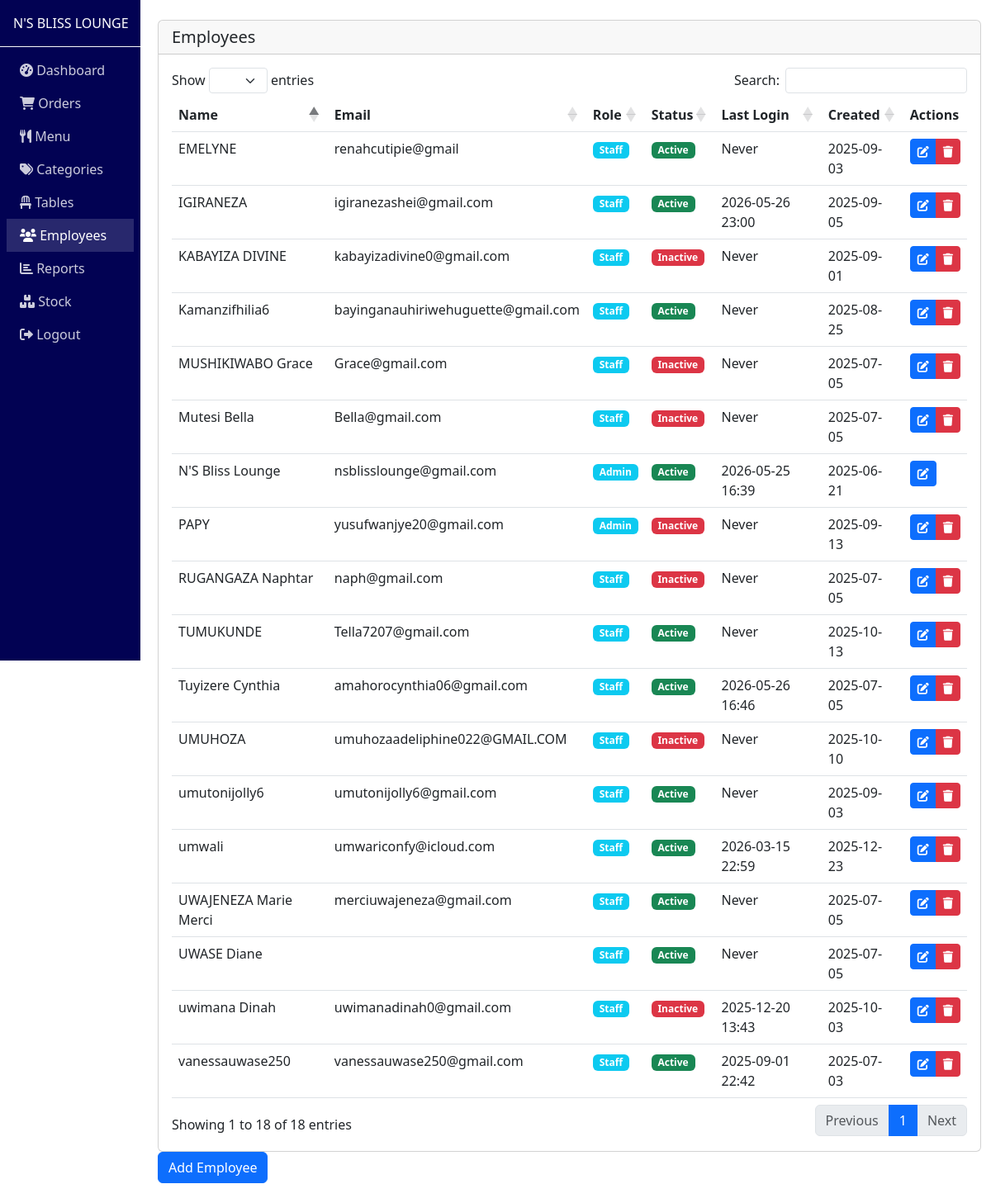
Page /admin/employees.php (signed in) on the committed database.
### tables this page shows
CREATE TABLE `employees` (
  `id` int(11) NOT NULL,
  `name` varchar(100) NOT NULL,
  `email` varchar(100) DEFAULT NULL,
  `password` varchar(255) NOT NULL,
  `role` enum('admin','staff','kitchen') NOT NULL,
  `is_active` tinyint(1) DEFAULT 1,
  `last_login` timestamp NULL DEFAULT NULL,
  `created_at` timestamp NOT NULL DEFAULT current_timestamp(),
  `updated_at` timestamp NOT NULL DEFAULT current_timestamp() ON UPDATE current_timestamp(),
  `reset_token` varchar(64) DEFAULT NULL,
  `reset_token_expiry` datetime DEFAULT NULL
);

### includes/Database.php (called while the page is built, shortened)
<?php
class Database {
    private static $instance = null;
    private $pdo;
    private function __construct() {
        require_once __DIR__ . '/../config/database.php';
        $this->pdo = $pdo;
    }
    public static function getInstance() {
        if (self::$instance === null) {
            self::$instance = new self();
        }
        return self::$instance;
    }
    public function query($sql, $params = []) {
        $stmt = $this->pdo->prepare($sql);
        $stmt->execute($params);
        return $stmt;
    }
    public function fetchAll($sql, $params = []) {
        return $this->query($sql, $params)->fetchAll();
    }
}
?>

### config/config.php (called while the page is built, shortened)
<?php
function h($string) {
    return htmlspecialchars($string, ENT_QUOTES, 'UTF-8');
}
?>

### admin/employees.php (the view, shortened to what this page needs)
<?php
require_once '../config/config.php';
require_once '../includes/Database.php';
$currentPage = 'employees';
$db = Database::getInstance();
$roles = ['admin' => 'Admin', 'staff' => 'Staff'];
$employees = $db->fetchAll("
    SELECT
        id, name, email, role, is_active,
        DATE_FORMAT(last_login, '%Y-%m-%d %H:%i') as last_login,
        DATE_FORMAT(created_at, '%Y-%m-%d') as created_at
    FROM employees
    ORDER BY name
");
include 'header.php';
?>
<div class="container-fluid py-4">
    <div class="card">
        <div class="card-header">
            <h5 class="card-title mb-0">Employees</h5>
        </div>
        <div class="card-body">            <div class="table-responsive">
                <table id="employeesTable" class="table table-hover">
                    <thead>
                        <tr>
                            <th>Name</th>
                            <th>Email</th>
                            <th>Role</th>
                            <th>Status</th>
                            <th>Last Login</th>
                            <th>Created</th>
                            <th>Actions</th>
                        </tr>
                    </thead>
                    <tbody>
                        <?php foreach ($employees as $employee): ?>
                            <tr>
                                <td><?= h($employee['name']) ?></td>
                                <td><?= h($employee['email']) ?></td>
                                <td><span class="badge bg-info"><?= h($roles[$employee['role']]) ?></span></td>
                                <td>
                                    <?php if ($employee['is_active']): ?>
                                        <span class="badge bg-success">Active</span>
                                    <?php else: ?>
                                        <span class="badge bg-danger">Inactive</span>
                                    <?php endif; ?>
                                </td>
                                <td><?= h($employee['last_login'] ?? 'Never') ?></td>
                                <td><?= h($employee['created_at']) ?></td>
                                <td>
                                    <div class="btn-group btn-group-sm">
                                        <button type="button" class="btn btn-primary edit-employee"
                                                data-id="<?= $employee['id'] ?>"
                                                data-name="<?= h($employee['name']) ?>"
                                                data-email="<?= h($employee['email']) ?>"
                                                data-role="<?= h($employee['role']) ?>"
                                                data-is-active="<?= $employee['is_active'] ?>">
                                            <i class="fas fa-edit"></i>
                                        </button>
                                        <?php if ($employee['id'] != $_SESSION['admin_id']): ?>
                                            <button type="button" class="btn btn-danger delete-employee"
                                                    data-id="<?= $employee['id'] ?>"
                                                    data-name="<?= h($employee['name']) ?>">
                                                <i class="fas fa-trash"></i>
                                            </button>
                                        <?php endif; ?>
                                    </div>
                                </td>
                            </tr>
                        <?php endforeach; ?>
                    </tbody>
                </table>
            </div>
        </div>
    </div>
    <button type="button" class="btn btn-primary" data-bs-toggle="modal" data-bs-target="#addEmployeeModal">
        Add Employee
    </button>
</div>
<?php include 'footer.php'; ?>

### admin/header.php (shortened to what this page needs)
<!DOCTYPE html>
<html lang="en">
<head>
    <link href="https://cdn.jsdelivr.net/npm/bootstrap@5.3.0/dist/css/bootstrap.min.css" rel="stylesheet">
    <link href="<?= BASE_URL ?>/assets/css/admin.css" rel="stylesheet">
    <link href="https://cdnjs.cloudflare.com/ajax/libs/font-awesome/6.0.0/css/all.min.css" rel="stylesheet">
    <link href="https://cdn.datatables.net/1.11.5/css/dataTables.bootstrap5.min.css" rel="stylesheet">
    <link href="https://cdn.jsdelivr.net/npm/select2@4.1.0-rc.0/dist/css/select2.min.css" rel="stylesheet">
</head>
<body>    <div class="d-flex">
        <div class="position-fixed vh-100" style="width: 170px; background-color:rgb(2, 2, 83);">
            <div class="p-3 border-bottom border-light">
                <span class="navbar-brand text-white fs-6">N'S BLISS LOUNGE</span>
            </div>
            <div class="nav flex-column p-2">
                <a href="dashboard.php" class="nav-link text-white <?= $currentPage === 'dashboard' ? 'active bg-secondary-light' : '' ?>">
                <i class="fas fa-tachometer-alt"></i> Dashboard
            </a>
            <a href="orders.php" class="nav-link <?= $currentPage === 'orders' ? 'active' : '' ?>">
                <i class="fas fa-shopping-cart"></i> Orders
            </a>
            <a href="menu.php" class="nav-link <?= $currentPage === 'menu' ? 'active' : '' ?>">
                <i class="fas fa-utensils"></i> Menu
            </a>
            <a href="categories.php" class="nav-link <?= $currentPage === 'categories' ? 'active' : '' ?>">
                <i class="fas fa-tags"></i> Categories
            </a>
            <a href="tables.php" class="nav-link <?= $currentPage === 'tables' ? 'active' : '' ?>">
                <i class="fas fa-chair"></i> Tables
            </a>
            <?php if ($_SESSION['admin_role'] === 'admin'): ?>
            <a href="employees.php" class="nav-link <?= $currentPage === 'employees' ? 'active' : '' ?>">
                <i class="fas fa-users"></i> Employees
            </a>
            <?php endif; ?>
            <a href="reports.php" class="nav-link <?= $currentPage === 'reports' ? 'active' : '' ?>">
                <i class="fas fa-chart-bar"></i> Reports
            </a>
            <?php if ($_SESSION['admin_role'] === 'admin'): ?>
            <a href="inventory.php" class="nav-link <?= $currentPage === 'inventory' ? 'active' : '' ?>">
                <i class="fas fa-boxes"></i> Stock
            </a>
            <?php endif; ?>
           <a href="logout.php" class="nav-link text-danger">
                <i class="fas fa-sign-out-alt"></i> Logout
            </a>
            </div>
        </div>
        <div class="ms-200" style="margin-left: 155px;">
            <div class="container-fluid py-4">
        </div>
    </div>
</body>
</html>

### admin/footer.php (shortened to what this page needs)
</body>
</html>

### admin/header.php (style rules this page uses)
.nav-link { color: rgba(255,255,255,0.8) !important; }
.nav-link.active { background-color: rgba(255,255,255,0.15) !important; color: #fff !important; }

### rows in the picture
employees: name "EMELYNE", email "renahcutipie@gmail", role "Staff", is_active "Active", last_login "Never", created_at "2025-09-03"
employees: name "IGIRANEZA", email "igiranezashei@gmail.com", role "Staff", is_active "Active", last_login "2026-05-26 23:00", created_at "2025-09-05"
employees: name "KABAYIZA DIVINE", email "kabayizadivine0@gmail.com", role "Staff", is_active "Inactive", last_login "Never", created_at "2025-09-01"
employees: name "Kamanzifhilia6", email "bayinganauhiriwehuguette@gmail.com", role "Staff", is_active "Active", last_login "Never", created_at "2025-08-25"
employees: name "MUSHIKIWABO Grace", email "Grace@gmail.com", role "Staff", is_active "Inactive", last_login "Never", created_at "2025-07-05"
employees: name "Mutesi Bella", email "Bella@gmail.com", role "Staff", is_active "Inactive", last_login "Never", created_at "2025-07-05"
employees: name "N'S Bliss Lounge", email "nsblisslounge@gmail.com", role "Admin", is_active "Active", last_login "2026-05-25 16:39", created_at "2025-06-21"
employees: name "PAPY", email "yusufwanjye20@gmail.com", role "Admin", is_active "Inactive", last_login "Never", created_at "2025-09-13"
employees: name "RUGANGAZA Naphtar", email "naph@gmail.com", role "Staff", is_active "Inactive", last_login "Never", created_at "2025-07-05"
employees: name "TUMUKUNDE", email "Tella7207@gmail.com", role "Staff", is_active "Active", last_login "Never", created_at "2025-10-13"
employees: name "Tuyizere Cynthia", email "amahorocynthia06@gmail.com", role "Staff", is_active "Active", last_login "2026-05-26 16:46", created_at "2025-07-05"
employees: name "UMUHOZA", email "umuhozaadeliphine022@GMAIL.COM", role "Staff", is_active "Inactive", last_login "Never", created_at "2025-10-10"
employees: name "umutonijolly6", email "umutonijolly6@gmail.com", role "Staff", is_active "Active", last_login "Never", created_at "2025-09-03"
employees: name "umwali", email "umwariconfy@icloud.com", role "Staff", is_active "Active", last_login "2026-03-15 22:59", created_at "2025-12-23"
employees: name "UWAJENEZA Marie Merci", email "merciuwajeneza@gmail.com", role "Staff", is_active "Active", last_login "Never", created_at "2025-07-05"
employees: name "UWASE Diane", role "Staff", is_active "Active", last_login "Never", created_at "2025-07-05"
employees: name "uwimana Dinah", email "uwimanadinah0@gmail.com", role "Staff", is_active "Inactive", last_login "2025-12-20 13:43", created_at "2025-10-03"
employees: name "vanessauwase250", email "vanessauwase250@gmail.com", role "Staff", is_active "Active", last_login "2025-09-01 22:42", created_at "2025-07-03"
